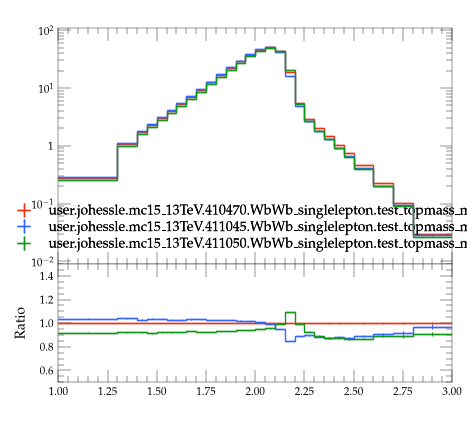

Reproduce this figure in Python.
#! /usr/bin/env python3

# This Python script was auto-generated using YODA v2.1.2.
# Analysis object: /WbWb_singlelepton/m_bl_log_fine
# Timestamp: 07-08-2026 (09:16:01)

import matplotlib as mpl
import matplotlib.pyplot as plt
mpl.use('Agg') # comment out for interactive use
import os
import numpy as np
from numpy import nan, inf

plotDir = os.path.split(os.path.realpath(__file__))[0]
if 'YODA_USER_PLOT_PATH' in globals():
    plot_outdir = globals()['YODA_USER_PLOT_PATH']
else:
    plot_outdir = plotDir

#plot style
plt.style.use(os.path.join(plotDir, '../default.mplstyle'))
# plot metadata
figW, figH = plt.rcParams['figure.figsize']
ax_xLabel = ''
ax_yLabel = ''
ax_title  = ''
ax_xScale = 'linear'
ax_yScale = 'log'
xLims = (1.0, 3.0)
yLims = (0.009000000000000001, 110.00000000000001)

# TeX-friendly labels for the legend
labels = {
  'legend' : ([ r"user.johessle.mc15\_13TeV.410470.WbWb\_singlelepton.test\_topmass\_mppui", r"user.johessle.mc15\_13TeV.411045.WbWb\_singlelepton.test\_topmass\_mppui", r"user.johessle.mc15\_13TeV.411050.WbWb\_singlelepton.test\_topmass\_mppui" ], r""),
}

# Adjust canvas width and height
canvasW = 10.0
canvasH = 9.0
figW *= canvasW/10.
figH *= canvasH/9.

# Create figure and axis objects
fig, (ax, ratio0_ax) = plt.subplots(2, 1, sharex=True,
                  figsize=(figW,figH), gridspec_kw={'height_ratios': (6.0, 3.0)})

# Set figure margins
plt.subplots_adjust(
    left   = 1.0 * plt.rcParams['figure.subplot.left'],
    right  = 1.0 * plt.rcParams['figure.subplot.right'],
    top    = 1.0 * plt.rcParams['figure.subplot.top'],
    bottom = 1.0 * plt.rcParams['figure.subplot.bottom'])

ratio0_ax.yaxis.set_major_locator(mpl.ticker.MultipleLocator(0.2))
ratio0_ax.set_ylim(0.5, 1.4999)
ratio0_ax.set_ylabel('Ratio')

# the numerical data is stored in a separate file
dataf = dict()
prefix = os.path.split(__file__)[0]
if prefix:    prefix = prefix + '/'
exec(open(prefix+'m_bl_log_fine__data.py').read(), dataf)


legend_handles = dict() # keep track of handles for the legend

# style options for curves
# starts at zorder>=5 to draw curve on top of legend
styles = {
  'user.johessle.mc15_13TeV.410470.WbWb_singlelepton.test_topmass_mppui.yoda': {
    'color' : '#EE3311',
    'linestyle' : '-',
    'lineopacity' : 1.0,
    'linewidth' : 1,
    'marker' : 'none',
    'markersize' : 2,
    'capsize' : 0.0,
    'zorder' : 5,
    'histstyle' : 1,
    'drawstyle' : 'steps-pre',
    'xerrorbars' : 1,
    'yerrorbars' : 1,
    'fillcolor' : None,
    'fillopacity' : 1.0,
    'ratio0_linestyle' : '-',
    'ratio0_lineopacity' : 1.0,
    'ratio0_linewidth' : 1,
    'ratio0_marker' : 'none',
    'ratio0_markersize' : 2,
    'ratio0_capsize' : 0.0,
    'ratio0_zorder' : 5,
    'ratio0_histstyle' : 1,
    'ratio0_drawstyle' : 'steps-pre',
    'ratio0_xerrorbars' : 1,
    'ratio0_yerrorbars' : 1,
  },
  'user.johessle.mc15_13TeV.411045.WbWb_singlelepton.test_topmass_mppui.yoda': {
    'color' : '#3366FF',
    'linestyle' : '-',
    'lineopacity' : 1.0,
    'linewidth' : 1,
    'marker' : 'none',
    'markersize' : 2,
    'capsize' : 0.0,
    'zorder' : 6,
    'histstyle' : 1,
    'drawstyle' : 'steps-pre',
    'xerrorbars' : 1,
    'yerrorbars' : 1,
    'fillcolor' : None,
    'fillopacity' : 1.0,
    'ratio0_linestyle' : '-',
    'ratio0_lineopacity' : 1.0,
    'ratio0_linewidth' : 1,
    'ratio0_marker' : 'none',
    'ratio0_markersize' : 2,
    'ratio0_capsize' : 0.0,
    'ratio0_zorder' : 6,
    'ratio0_histstyle' : 1,
    'ratio0_drawstyle' : 'steps-pre',
    'ratio0_xerrorbars' : 1,
    'ratio0_yerrorbars' : 1,
  },
  'user.johessle.mc15_13TeV.411050.WbWb_singlelepton.test_topmass_mppui.yoda': {
    'color' : '#109618',
    'linestyle' : '-',
    'lineopacity' : 1.0,
    'linewidth' : 1,
    'marker' : 'none',
    'markersize' : 2,
    'capsize' : 0.0,
    'zorder' : 7,
    'histstyle' : 1,
    'drawstyle' : 'steps-pre',
    'xerrorbars' : 1,
    'yerrorbars' : 1,
    'fillcolor' : None,
    'fillopacity' : 1.0,
    'ratio0_linestyle' : '-',
    'ratio0_lineopacity' : 1.0,
    'ratio0_linewidth' : 1,
    'ratio0_marker' : 'none',
    'ratio0_markersize' : 2,
    'ratio0_capsize' : 0.0,
    'ratio0_zorder' : 7,
    'ratio0_histstyle' : 1,
    'ratio0_drawstyle' : 'steps-pre',
    'ratio0_xerrorbars' : 1,
    'ratio0_yerrorbars' : 1,
  },
}

# curve from input yoda files in main panel
for label, yvals in dataf['yvals'].items():
    if all(np.isnan(v) for v in dataf['yvals'][label]):
        continue
    tmp = None
    if styles[label]['histstyle']: # draw as histogram
        xpos = dataf['xedges'][label] if styles[label]['drawstyle'] else dataf['xpoints'][label]
        ypos = np.insert(yvals, 0, yvals[0]) if styles[label]['drawstyle'] else yvals
        if styles[label]['fillcolor']: # fill area below curve
            ax.fill_between(xpos, ypos, step='pre',
                            color=styles[label]['fillcolor'],
                            alpha=styles[label]['fillopacity'])
        tmp, = ax.plot(xpos, ypos,
                       color=styles[label]['color'],
                       linestyle=styles[label]['linestyle'],
                       alpha=styles[label]['lineopacity'],
                       linewidth=styles[label]['linewidth'],
                       drawstyle=styles[label]['drawstyle'], solid_joinstyle='miter',
                       zorder=styles[label]['zorder'], label=label)
    tmp = ax.errorbar(dataf['xpoints'][label], yvals,
                      xerr=np.array(dataf['xerrs'][label])*styles[label]['xerrorbars'],
                      yerr=np.array(dataf['yerrs'][label])*styles[label]['yerrorbars'],
                      fmt=styles[label]['marker'], capsize=styles[label]['capsize'],
                      alpha=styles[label]['lineopacity'],
                      markersize=styles[label]['markersize'],
                      ecolor=styles[label]['color'],
                      color=styles[label]['color'], zorder=styles[label]['zorder'])
    tmp[-1][0].set_linestyle(styles[label]['linestyle'])
    tmp[-1][0].set_linewidth(styles[label]['linewidth'])
    if label in dataf['add_legend_handle']:  legend_handles[label] = tmp
    for varLabel in dataf['variation_yvals'].keys():
        if varLabel.startswith(label):
            tmp, = ax.plot(dataf['xedges'][label], dataf['variation_yvals'][varLabel],
                           color=styles[label]['color'],
                           linestyle=styles[label]['linestyle'],
                           linewidth=styles[label]['linewidth'],
                           drawstyle='steps-pre', solid_joinstyle='miter',
                           zorder=styles[label]['zorder'], alpha=0.5)


# plots on ratio panel
# curve from input yoda files in ratio panel
for label, yvals in dataf['ratio0_yvals'].items():
    if all(np.isnan(v) for v in yvals):
        continue
    if styles[label]['ratio0_histstyle']: # plot as histogram
        xpos = dataf['xedges']['user.johessle.mc15_13TeV.410470.WbWb_singlelepton.test_topmass_mppui.yoda'] if styles[label]['ratio0_drawstyle'] else dataf['xpoints']['user.johessle.mc15_13TeV.410470.WbWb_singlelepton.test_topmass_mppui.yoda']
        ypos = np.insert(yvals, 0, yvals[0]) if styles[label]['ratio0_drawstyle'] else yvals
        ratio0_ax.plot(xpos, ypos,
                       color=styles[label]['color'],
                       linewidth=styles[label]['linewidth'],
                       linestyle=styles[label]['ratio0_linestyle'],
                       alpha=styles[label]['ratio0_lineopacity'],
                       drawstyle=styles[label]['ratio0_drawstyle'], zorder=styles[label]['zorder'],
                       solid_joinstyle='miter')
    tmp = ratio0_ax.errorbar(dataf['xpoints']['user.johessle.mc15_13TeV.410470.WbWb_singlelepton.test_topmass_mppui.yoda'], yvals,
                             xerr=np.array(dataf['ref_xerrs'])*styles[label]['ratio0_xerrorbars'],
                             yerr=np.array(dataf['ratio0_yerrs'][label])*styles[label]['ratio0_yerrorbars'],
                             fmt=styles[label]['ratio0_marker'], capsize=styles[label]['ratio0_capsize'],
                             alpha=styles[label]['ratio0_lineopacity'],
                             markersize=styles[label]['ratio0_markersize'],
                             ecolor=styles[label]['color'],
                             color=styles[label]['color'])
    tmp[-1][0].set_linestyle(styles[label]['ratio0_linestyle'])
    tmp[-1][0].set_linewidth(styles[label]['ratio0_linewidth'])

    for varlabel in dataf['ratio0_variation_vals'].keys():
        if varlabel.startswith(label):
            ratio0_ax.plot(dataf['xedges']['user.johessle.mc15_13TeV.410470.WbWb_singlelepton.test_topmass_mppui.yoda'],
                            dataf['ratio0_variation_vals'][varlabel],
                            color=styles[label]['color'],
                            linestyle=styles[label]['linestyle'],
                            linewidth=styles[label]['linewidth'],
                            drawstyle='steps-pre', solid_joinstyle='miter',
                            zorder=1, alpha=0.5)

legend_items = list(legend_handles.values())
ax.add_artist(ax.legend(legend_items,
                        labels['legend'][0],
                        title=labels['legend'][1],
                        alignment='left',
                        loc='lower center',
                        bbox_to_anchor=(0.5, 0.0)))

# set plot metadata as defined above
ratio0_ax.set_xlabel(ax_xLabel)
ratio0_ax.xaxis.set_label_coords(1., -0.15)
ax.set_ylabel(ax_yLabel, ha='right', va='top')
ax.yaxis.set_label_coords(-0.11, 1.0)
ax.set_title(ax_title, loc='left')
ax.set_xscale(ax_xScale)
ax.set_yscale(ax_yScale)
ratio0_ax.set_yscale('linear')
ax.set_xlim(xLims)
ax.set_ylim(yLims)

# tick formatting
plt.rcParams['xtick.top'] = True
plt.rcParams['ytick.right'] = True
ax.yaxis.set_major_locator(mpl.ticker.LogLocator(base=10.0, numticks=np.inf))
ax.yaxis.set_minor_locator(mpl.ticker.LogLocator(
                           base=10.0, subs=np.arange(0.1, 1, 0.1), numticks=np.inf))
fig.align_ylabels((ax, ratio0_ax))
plt.savefig(os.path.join(plot_outdir, 'm_bl_log_fine.pdf'), format='PDF')
plt.savefig(os.path.join(plot_outdir, 'm_bl_log_fine.png'), format='PNG')

plt.close(fig)
